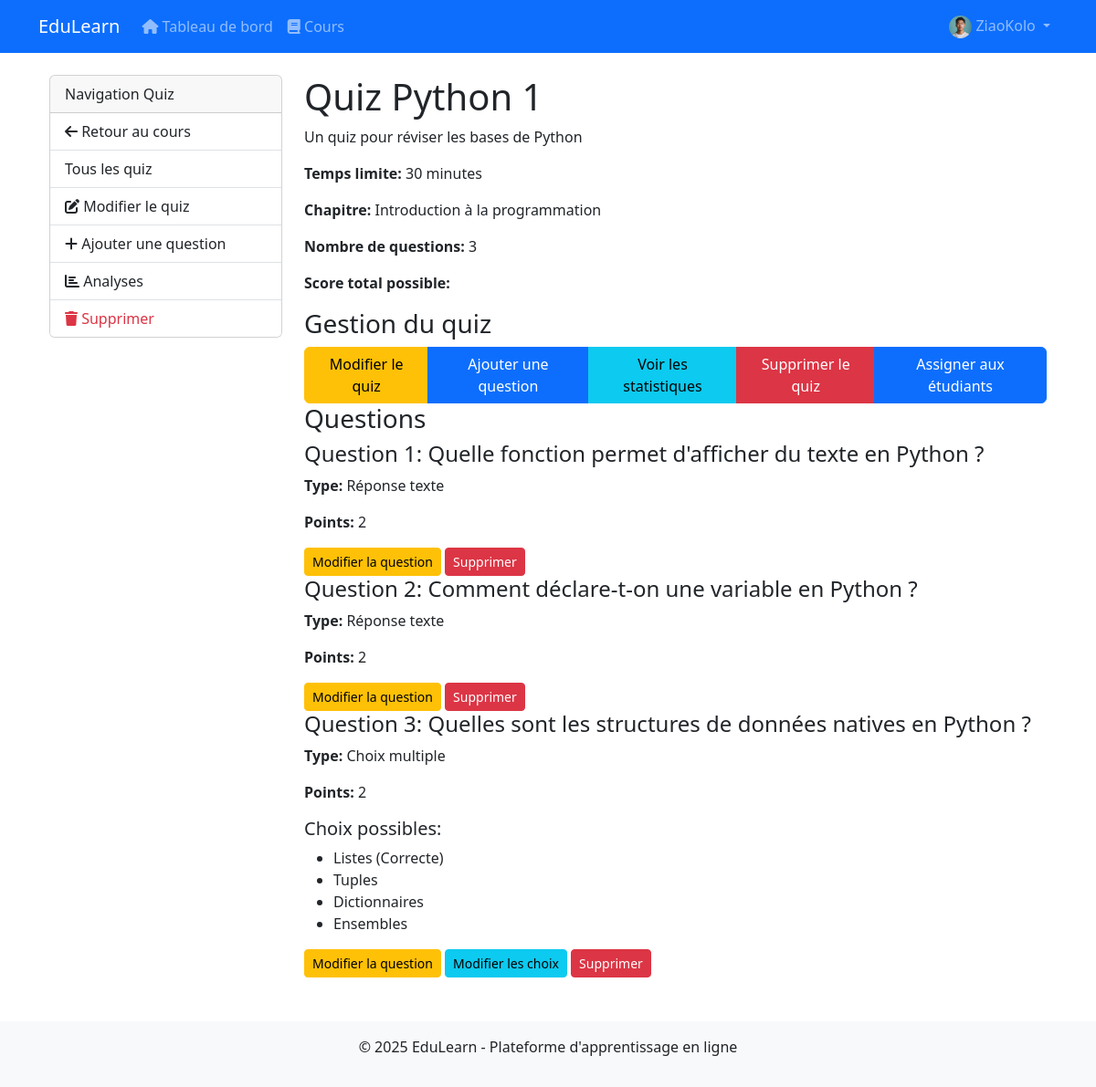
The app's page /quizzes/quiz/1/ (signed in) with its own data.
### users/models.py (models this page shows, shortened)
class User(AbstractUser):
    STUDENT = 'student'
    TEACHER = 'teacher'
    ADMIN = 'admin'
    ROLE_CHOICES = [
        (STUDENT, 'Élève'),
        (TEACHER, 'Enseignant'),
        (ADMIN, 'Administrateur'),
    ]
    role = models.CharField(max_length=10, choices=ROLE_CHOICES, default=STUDENT)
    profile_pic = models.ImageField(upload_to='profile_pics', blank=True, null=True)
    bio = models.TextField(blank=True, null=True)
    def is_student(self):
        return self.role == self.STUDENT
    def is_teacher(self):
        return self.role == self.TEACHER
    def is_admin_user(self):
        return self.role == self.ADMIN and self.is_active

### quizzes/models.py (models this page shows, shortened)
class Quiz(models.Model):
    title = models.CharField(max_length=200)
    course = models.ForeignKey(Course, on_delete=models.CASCADE, related_name='quizzes')
    chapter = models.ForeignKey(Chapter, on_delete=models.CASCADE, related_name='quizzes', null=True, blank=True)
    description = models.TextField(blank=True, null=True)
    time_limit = models.PositiveIntegerField(blank=True, null=True, help_text="Temps limite en minutes (optionnel)")
    created_at = models.DateTimeField(auto_now_add=True)

class Question(models.Model):
    MULTIPLE_CHOICE = 'multiple'
    SINGLE_CHOICE = 'single'
    TEXT_ANSWER = 'text'
    QUESTION_TYPES = [
        (MULTIPLE_CHOICE, 'Choix multiple'),
        (SINGLE_CHOICE, 'Choix unique'),
        (TEXT_ANSWER, 'Réponse texte'),
    ]
    quiz = models.ForeignKey(Quiz, on_delete=models.CASCADE, related_name='questions')
    text = models.TextField()
    question_type = models.CharField(max_length=8, choices=QUESTION_TYPES, default=SINGLE_CHOICE)
    order = models.PositiveIntegerField(default=1)
    points = models.PositiveIntegerField(default=1)
    class Meta:
        ordering = ['order']

class Choice(models.Model):
    question = models.ForeignKey(Question, on_delete=models.CASCADE, related_name='choices')
    text = models.CharField(max_length=200)
    is_correct = models.BooleanField(default=False)

### courses/models.py (models this page shows, shortened)
class Chapter(models.Model):
    course = models.ForeignKey(Course, on_delete=models.CASCADE, related_name='chapters')
    title = models.CharField(max_length=200)
    order = models.PositiveIntegerField(default=1)
    class Meta:
        ordering = ['order']

### quizzes/views.py (the view)
# urls.py: path('quiz/<int:quiz_id>/', views.quiz_detail, name='quiz_detail'),
@login_required
def quiz_detail(request, quiz_id):
    quiz = get_object_or_404(Quiz, id=quiz_id)
    if request.user != quiz.course.teacher and request.user not in quiz.course.students.all():
        messages.error(request, "Vous devez être inscrit à ce cours pour voir ce quiz.")
        return redirect('courses:course_detail', course_id=quiz.course.id)
    if request.user.is_student():
        user_results = QuizResult.objects.filter(quiz=quiz, student=request.user).order_by('-completed_at').first()
    else:
        user_results = None
    questions = Question.objects.filter(quiz=quiz).prefetch_related('choices')
    context = {
        'quiz': quiz,
        'questions': questions,
        'user_results': user_results,
        'course': quiz.course,
    }
    return render(request, 'quizzes/quiz_detail.html', context)

### templates/quizzes/quiz_detail.html (shortened to what this page needs)
{% extends 'quizzes/base_quiz.html' %}
{% block quiz_content %}
<div class="quiz-detail-container">
    <h1>{{ quiz.title }}</h1>
    <div class="quiz-info">
        <p>{{ quiz.description }}</p>
        {% if quiz.time_limit %}
            <p><strong>Temps limite:</strong> {{ quiz.time_limit }} minutes</p>
        {% endif %}
        <p><strong>Chapitre:</strong>
            {% if quiz.chapter %}
                {{ quiz.chapter.title }}
            {% else %}
                Quiz général du cours
            {% endif %}
        </p>
        <p><strong>Nombre de questions:</strong> {{ quiz.questions.count }}</p>
        <p><strong>Score total possible:</strong> {{ total_points }}</p>
    </div>
    {% if user.is_teacher %}
        <div class="teacher-actions">
            <h3>Gestion du quiz</h3>
            <div class="btn-group">
                <a href="{% url 'quizzes:edit_quiz' quiz.id %}" class="btn btn-warning">Modifier le quiz</a>
                <a href="{% url 'quizzes:add_question' quiz.id %}" class="btn btn-primary">Ajouter une question</a>
                <a href="{% url 'quizzes:analytics_quiz' quiz.id %}" class="btn btn-info">Voir les statistiques</a>
                <a href="{% url 'quizzes:delete_quiz' quiz.id %}" class="btn btn-danger"
                   onclick="return confirm('Êtes-vous sûr de vouloir supprimer ce quiz?')">Supprimer le quiz</a>
                <a href="{% url 'dashboard:assign_quiz' quiz.id %}" class="btn btn-primary">Assigner aux étudiants</a>
            </div>
        </div>
        <div class="questions-list">
            <h3>Questions</h3>
            {% if quiz.questions.exists %}
                {% for question in quiz.questions.all %}
                    <div class="question-card">
                        <div class="question-header">
                            <h4>Question {{ question.order }}: {{ question.text }}</h4>
                            <p><strong>Type:</strong> {{ question.get_question_type_display }}</p>
                            <p><strong>Points:</strong> {{ question.points }}</p>
                        </div>
                        {% if question.question_type != 'text' %}
                            <div class="choices-list">
                                <h5>Choix possibles:</h5>
                                <ul>
                                    {% for choice in question.choices.all %}
                                        <li>{{ choice.text }} {% if choice.is_correct %}<span class="correct-answer">(Correcte)</span>{% endif %}</li>
                                    {% endfor %}
                                </ul>
                            </div>
                        {% endif %}
                        <div class="question-actions">
                            <a href="{% url 'quizzes:edit_question' question.id %}" class="btn btn-sm btn-warning">Modifier la question</a>
                            {% if question.question_type != 'text' %}
                                <a href="{% url 'quizzes:edit_choices' question.id %}" class="btn btn-sm btn-info">Modifier les choix</a>
                            {% endif %}
                            <a href="{% url 'quizzes:delete_question' question.id %}" class="btn btn-sm btn-danger"
                               onclick="return confirm('Êtes-vous sûr de vouloir supprimer cette question?')">Supprimer</a>
                        </div>
                    </div>
                {% endfor %}
            {% else %}
                <p>Ce quiz ne contient pas encore de questions.</p>
            {% endif %}
        </div>
    {% else %}
        <div class="student-actions">
            <a href="{% url 'quizzes:take_quiz' quiz.id %}" class="btn btn-primary">Démarrer le quiz</a>
        </div>
    {% endif %}
</div>
{% endblock %}

### templates/base.html (shortened to what this page needs)
<!DOCTYPE html>
<html lang="fr">
<head>
    <link href="https://cdn.jsdelivr.net/npm/bootstrap@5.3.0/dist/css/bootstrap.min.css" rel="stylesheet">
    <link rel="stylesheet" href="https://cdnjs.cloudflare.com/ajax/libs/font-awesome/6.4.0/css/all.min.css">
</head>
<body>
    <nav class="navbar navbar-expand-lg navbar-dark bg-primary">
        <div class="container">
            <a class="navbar-brand" href="{% url 'home' %}">EduLearn</a>
            <div class="collapse navbar-collapse" id="navbarNav">
                <ul class="navbar-nav">
                    {% if user.is_authenticated %}
                        <li class="nav-item">
                            <a class="nav-link" href="{% url 'dashboard:home' %}">
                                <i class="fas fa-home"></i> Tableau de bord
                            </a>
                        </li>
                        <li class="nav-item">
                            <a class="nav-link" href="{% url 'courses:course_list' %}">
                                <i class="fas fa-book"></i> Cours
                            </a>
                        </li>
                    {% endif %}
                </ul>
                <ul class="navbar-nav ms-auto">
                    {% if user.is_authenticated %}
                        <li class="nav-item dropdown">
                            <a class="nav-link dropdown-toggle" href="#" id="userDropdown" role="button" data-bs-toggle="dropdown">
                                {% if user.profile_pic %}
                                    <img src="{{ user.profile_pic.url }}" alt="Profile" class="rounded-circle" style="width: 25px; height: 25px;">
                                {% else %}
                                    <i class="fas fa-user-circle"></i>
                                {% endif %}
                                {{ user.username }}
                            </a>
                        </li>
                    {% endif %}
                </ul>
            </div>
        </div>
    </nav>
    <div class="container mt-4">
        {% block content %}{% endblock %}
    </div>
    <footer class="mt-5 py-3 bg-light text-center">
        <div class="container">
            <p>&copy; {% now "Y" %} EduLearn - Plateforme d'apprentissage en ligne</p>
        </div>
    </footer>
</body>
</html>

### records on screen
User: profile_pic (picture), username "ZiaoKolo"
Quiz: title "Quiz Python 1", description "Un quiz pour réviser les bases de Python", time_limit "30", chapter "Introduction à la programmation", questions.count "3"
Question: order "1", text "Quelle fonction permet d'afficher du texte en Python ?", question_type "Réponse texte", points "2"
Question: order "2", text "Comment déclare-t-on une variable en Python ?", question_type "Réponse texte", points "2"
Question: order "3", text "Quelles sont les structures de données natives en Python ?", question_type "Choix multiple", points "2", shows "Modifier les choix"
Choice: text "Listes", is_correct "(Correcte)"
Choice: text "Tuples"
Choice: text "Dictionnaires"
Choice: text "Ensembles"
